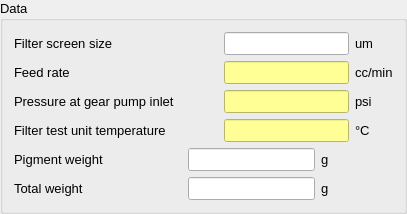
           <widget class="QGroupBox" name="Data_Groupbox">
            <property name="font">
             <font>
              <pointsize>10</pointsize>
             </font>
            </property>
            <property name="title">
             <string>Data</string>
            </property>
            <layout class="QVBoxLayout" name="verticalLayout_12">
             <item>
              <layout class="QVBoxLayout" name="verticalLayout">
               <item>
                <layout class="QGridLayout" name="gridLayout_10">
                 <item row="0" column="0" colspan="2">
                  <widget class="QLabel" name="label_21">
                   <property name="font">
                    <font>
                     <pointsize>10</pointsize>
                    </font>
                   </property>
                   <property name="text">
                    <string>Filter screen size  </string>
                   </property>
                  </widget>
                 </item>
                 <item row="1" column="3">
                  <widget class="QLineEdit" name="FeedRate_LE">
                   <property name="font">
                    <font>
                     <pointsize>10</pointsize>
                    </font>
                   </property>
                   <property name="styleSheet">
                    <string notr="true">background-color: rgb(255, 255, 149);</string>
                   </property>
                   <property name="readOnly">
                    <bool>true</bool>
                   </property>
                  </widget>
                 </item>
                 <item row="0" column="4">
                  <widget class="QLabel" name="UnitFilterScreenSize_LB">
                   <property name="font">
                    <font>
                     <pointsize>10</pointsize>
                    </font>
                   </property>
                   <property name="text">
                    <string>um</string>
                   </property>
                  </widget>
                 </item>
                 <item row="2" column="3">
                  <widget class="QLineEdit" name="PressureGearPumpInlet_LE">
                   <property name="font">
                    <font>
                     <pointsize>10</pointsize>
                    </font>
                   </property>
                   <property name="styleSheet">
                    <string notr="true">background-color: rgb(255, 255, 149);</string>
                   </property>
                   <property name="readOnly">
                    <bool>true</bool>
                   </property>
                  </widget>
                 </item>
                 <item row="0" column="2">
                  <spacer name="horizontalSpacer_4">
                   <property name="orientation">
                    <enum>Qt::Horizontal</enum>
                   </property>
                   <property name="sizeHint" stdset="0">
                    <size>
                     <width>40</width>
                     <height>20</height>
                    </size>
                   </property>
                  </spacer>
                 </item>
                 <item row="3" column="3">
                  <widget class="QLineEdit" name="FilterTestUnitTemp_LE">
                   <property name="font">
                    <font>
                     <pointsize>10</pointsize>
                    </font>
                   </property>
                   <property name="styleSheet">
                    <string notr="true">background-color: rgb(255, 255, 149);</string>
                   </property>
                   <property name="readOnly">
                    <bool>true</bool>
                   </property>
                  </widget>
                 </item>
                 <item row="3" column="2">
                  <spacer name="horizontalSpacer_7">
                   <property name="orientation">
                    <enum>Qt::Horizontal</enum>
                   </property>
                   <property name="sizeHint" stdset="0">
                    <size>
                     <width>40</width>
                     <height>20</height>
                    </size>
                   </property>
                  </spacer>
                 </item>
                 <item row="3" column="4">
                  <widget class="QLabel" name="UnitFilterTestUnitTemp_LB">
                   <property name="font">
                    <font>
                     <pointsize>10</pointsize>
                    </font>
                   </property>
                   <property name="text">
                    <string>°C </string>
                   </property>
                  </widget>
                 </item>
                 <item row="1" column="0" colspan="2">
                  <widget class="QLabel" name="label_22">
                   <property name="font">
                    <font>
                     <pointsize>10</pointsize>
                    </font>
                   </property>
                   <property name="text">
                    <string>Feed rate</string>
                   </property>
                  </widget>
                 </item>
                 <item row="1" column="4">
                  <widget class="QLabel" name="UnitFeedRate_LB">
                   <property name="font">
                    <font>
                     <pointsize>10</pointsize>
                    </font>
                   </property>
                   <property name="text">
                    <string>cc/min</string>
                   </property>
                  </widget>
                 </item>
                 <item row="2" column="0" colspan="2">
                  <widget class="QLabel" name="label_23">
                   <property name="font">
                    <font>
                     <pointsize>10</pointsize>
                    </font>
                   </property>
                   <property name="text">
                    <string>Pressure at gear pump inlet </string>
                   </property>
                  </widget>
                 </item>
                 <item row="0" column="3">
                  <widget class="QLineEdit" name="FilterScreenSize_LE">
                   <property name="minimumSize">
                    <size>
                     <width>100</width>
                     <height>0</height>
                    </size>
                   </property>
                   <property name="font">
                    <font>
                     <pointsize>10</pointsize>
                    </font>
                   </property>
                  </widget>
                 </item>
                 <item row="3" column="0" colspan="2">
                  <widget class="QLabel" name="label_24">
                   <property name="font">
                    <font>
                     <pointsize>10</pointsize>
                    </font>
                   </property>
                   <property name="text">
                    <string>Filter test unit temperature</string>
                   </property>
                  </widget>
                 </item>
                 <item row="2" column="2">
                  <spacer name="horizontalSpacer_6">
                   <property name="orientation">
                    <enum>Qt::Horizontal</enum>
                   </property>
                   <property name="sizeHint" stdset="0">
                    <size>
                     <width>40</width>
                     <height>20</height>
                    </size>
                   </property>
                  </spacer>
                 </item>
                 <item row="1" column="2">
                  <spacer name="horizontalSpacer_5">
                   <property name="orientation">
                    <enum>Qt::Horizontal</enum>
                   </property>
                   <property name="sizeHint" stdset="0">
                    <size>
                     <width>40</width>
                     <height>20</height>
                    </size>
                   </property>
                  </spacer>
                 </item>
                 <item row="2" column="4">
                  <widget class="QLabel" name="UnitPressureGearPumpInlet_LB">
                   <property name="font">
                    <font>
                     <pointsize>10</pointsize>
                    </font>
                   </property>
                   <property name="text">
                    <string>psi</string>
                   </property>
                  </widget>
                 </item>
                </layout>
               </item>
               <item>
                <layout class="QGridLayout" name="gridLayout_11">
                 <item row="1" column="0">
                  <widget class="QLabel" name="label_26">
                   <property name="font">
                    <font>
                     <pointsize>10</pointsize>
                    </font>
                   </property>
                   <property name="text">
                    <string>Total weight</string>
                   </property>
                  </widget>
                 </item>
                 <item row="1" column="4">
                  <spacer name="horizontalSpacer_3">
                   <property name="orientation">
                    <enum>Qt::Horizontal</enum>
                   </property>
                   <property name="sizeHint" stdset="0">
                    <size>
                     <width>40</width>
                     <height>20</height>
                    </size>
                   </property>
                  </spacer>
                 </item>
                 <item row="0" column="2">
                  <widget class="QLineEdit" name="PigmentWeight_LE">
                   <property name="sizePolicy">
                    <sizepolicy hsizetype="Expanding" vsizetype="Fixed">
                     <horstretch>20</horstretch>
                     <verstretch>0</verstretch>
                    </sizepolicy>
                   </property>
                   <property name="font">
                    <font>
                     <pointsize>10</pointsize>
                    </font>
                   </property>
                  </widget>
                 </item>
                 <item row="1" column="2">
                  <widget class="QLineEdit" name="TotalWeight_LE">
                   <property name="font">
                    <font>
                     <pointsize>10</pointsize>
                    </font>
                   </property>
                  </widget>
                 </item>
                 <item row="1" column="3">
                  <widget class="QLabel" name="UnitTotalWeigh_LB">
                   <property name="sizePolicy">
                    <sizepolicy hsizetype="Preferred" vsizetype="Preferred">
                     <horstretch>5</horstretch>
                     <verstretch>0</verstretch>
                    </sizepolicy>
                   </property>
                   <property name="font">
                    <font>
                     <pointsize>10</pointsize>
                    </font>
                   </property>
                   <property name="text">
                    <string>g</string>
                   </property>
                  </widget>
                 </item>
                 <item row="0" column="3">
                  <widget class="QLabel" name="UnitPigmentWeight_LB">
                   <property name="sizePolicy">
                    <sizepolicy hsizetype="Preferred" vsizetype="Preferred">
                     <horstretch>0</horstretch>
                     <verstretch>0</verstretch>
                    </sizepolicy>
                   </property>
                   <property name="minimumSize">
                    <size>
                     <width>0</width>
                     <height>0</height>
                    </size>
                   </property>
                   <property name="font">
                    <font>
                     <pointsize>10</pointsize>
                    </font>
                   </property>
                   <property name="text">
                    <string>g</string>
                   </property>
                  </widget>
                 </item>
                 <item row="0" column="4">
                  <spacer name="horizontalSpacer_2">
                   <property name="orientation">
                    <enum>Qt::Horizontal</enum>
                   </property>
                   <property name="sizeHint" stdset="0">
                    <size>
                     <width>40</width>
                     <height>20</height>
                    </size>
                   </property>
                  </spacer>
                 </item>
                 <item row="0" column="0">
                  <widget class="QLabel" name="label_25">
                   <property name="sizePolicy">
                    <sizepolicy hsizetype="Preferred" vsizetype="Preferred">
                     <horstretch>20</horstretch>
                     <verstretch>0</verstretch>
                    </sizepolicy>
                   </property>
                   <property name="font">
                    <font>
                     <pointsize>10</pointsize>
                    </font>
                   </property>
                   <property name="text">
                    <string>Pigment weight</string>
                   </property>
                  </widget>
                 </item>
                 <item row="0" column="1">
                  <spacer name="horizontalSpacer_8">
                   <property name="orientation">
                    <enum>Qt::Horizontal</enum>
                   </property>
                   <property name="sizeHint" stdset="0">
                    <size>
                     <width>40</width>
                     <height>20</height>
                    </size>
                   </property>
                  </spacer>
                 </item>
                 <item row="1" column="1">
                  <spacer name="horizontalSpacer_9">
                   <property name="orientation">
                    <enum>Qt::Horizontal</enum>
                   </property>
                   <property name="sizeHint" stdset="0">
                    <size>
                     <width>40</width>
                     <height>20</height>
                    </size>
                   </property>
                  </spacer>
                 </item>
                </layout>
               </item>
              </layout>
             </item>
            </layout>
           </widget>
